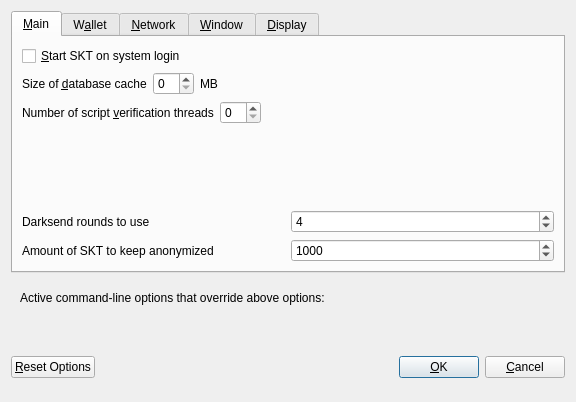
<?xml version="1.0" encoding="UTF-8"?>
<ui version="4.0">
 <class>OptionsDialog</class>
 <widget class="QDialog" name="OptionsDialog">
  <property name="geometry">
   <rect>
    <x>0</x>
    <y>0</y>
    <width>576</width>
    <height>402</height>
   </rect>
  </property>
  <property name="windowTitle">
   <string>Options</string>
  </property>
  <property name="modal">
   <bool>true</bool>
  </property>
  <layout class="QVBoxLayout" name="verticalLayout">
   <item>
    <widget class="QTabWidget" name="tabWidget">
     <property name="currentIndex">
      <number>0</number>
     </property>
     <widget class="QWidget" name="tabMain">
      <attribute name="title">
       <string>&amp;Main</string>
      </attribute>
      <layout class="QVBoxLayout" name="verticalLayout_Main">
       <item>
        <widget class="QCheckBox" name="bitcoinAtStartup">
         <property name="toolTip">
          <string>Automatically start SKT after logging in to the system.</string>
         </property>
         <property name="text">
          <string>&amp;Start SKT on system login</string>
         </property>
        </widget>
       </item>
       <item>
        <layout class="QHBoxLayout" name="horizontalLayout_2_Main">
         <item>
          <widget class="QLabel" name="databaseCacheLabel">
           <property name="text">
            <string>Size of &amp;database cache</string>
           </property>
           <property name="textFormat">
            <enum>Qt::PlainText</enum>
           </property>
           <property name="buddy">
            <cstring>databaseCache</cstring>
           </property>
          </widget>
         </item>
         <item>
          <widget class="QSpinBox" name="databaseCache"/>
         </item>
         <item>
          <widget class="QLabel" name="databaseCacheUnitLabel">
           <property name="text">
            <string>MB</string>
           </property>
           <property name="textFormat">
            <enum>Qt::PlainText</enum>
           </property>
          </widget>
         </item>
         <item>
          <spacer name="horizontalSpacer_2_Main">
           <property name="orientation">
            <enum>Qt::Horizontal</enum>
           </property>
           <property name="sizeHint" stdset="0">
            <size>
             <width>40</width>
             <height>20</height>
            </size>
           </property>
          </spacer>
         </item>
        </layout>
       </item>
       <item>
        <layout class="QHBoxLayout" name="horizontalLayout_3_Main">
         <item>
          <widget class="QLabel" name="threadsScriptVerifLabel">
           <property name="text">
            <string>Number of script &amp;verification threads</string>
           </property>
           <property name="textFormat">
            <enum>Qt::PlainText</enum>
           </property>
           <property name="buddy">
            <cstring>threadsScriptVerif</cstring>
           </property>
          </widget>
         </item>
         <item>
          <widget class="QSpinBox" name="threadsScriptVerif">
           <property name="toolTip">
            <string>(0 = auto, &lt;0 = leave that many cores free)</string>
           </property>
          </widget>
         </item>
         <item>
          <spacer name="horizontalSpacer_3_Main">
           <property name="orientation">
            <enum>Qt::Horizontal</enum>
           </property>
           <property name="sizeHint" stdset="0">
            <size>
             <width>40</width>
             <height>20</height>
            </size>
           </property>
          </spacer>
         </item>
        </layout>
       </item>
       <item>
        <spacer name="verticalSpacer_Main">
         <property name="orientation">
          <enum>Qt::Vertical</enum>
         </property>
         <property name="sizeHint" stdset="0">
          <size>
           <width>20</width>
           <height>40</height>
          </size>
         </property>
        </spacer>
       </item>
       <item>
        <layout class="QHBoxLayout" name="horizontalLayout_2_Main">
         <item>
          <widget class="QLabel" name="label">
           <property name="toolTip">
            <string>&lt;html&gt;&lt;head/&gt;&lt;body&gt;&lt;p&gt;This setting determines the amount of individual masternodes that an input will be anonymized through. More rounds of anonymization gives a higher degree of privacy, but also costs more in fees.&lt;/p&gt;&lt;/body&gt;&lt;/html&gt;</string>
           </property>
           <property name="text">
            <string>Darksend rounds to use</string>
           </property>
          </widget>
         </item>
         <item>
          <widget class="QSpinBox" name="darksendRounds">
           <property name="minimum">
            <number>2</number>
           </property>
           <property name="maximum">
            <number>8</number>
           </property>
           <property name="value">
            <number>4</number>
           </property>
          </widget>
         </item>
        </layout>
       </item>
       <item>
        <layout class="QHBoxLayout" name="horizontalLayout">
         <item>
          <widget class="QLabel" name="label_2">
           <property name="toolTip">
            <string>This amount acts as a threshold to turn off Darksend once it's reached.</string>
           </property>
           <property name="statusTip">
            <string notr="true"/>
           </property>
           <property name="whatsThis">
            <string notr="true"/>
           </property>
           <property name="accessibleName">
            <string notr="true"/>
           </property>
           <property name="accessibleDescription">
            <string notr="true"/>
           </property>
           <property name="text">
            <string>Amount of SKT to keep anonymized</string>
           </property>
          </widget>
         </item>
         <item>
          <widget class="QSpinBox" name="anonymizeDarkcoin">
           <property name="minimum">
            <number>2</number>
           </property>
           <property name="maximum">
            <number>2000</number>
           </property>
           <property name="singleStep">
            <number>10</number>
           </property>
           <property name="value">
            <number>1000</number>
           </property>
          </widget>
         </item>
        </layout>
       </item>
      </layout>
     </widget>
     <widget class="QWidget" name="tabWallet">
      <attribute name="title">
       <string>W&amp;allet</string>
      </attribute>
      <layout class="QVBoxLayout" name="verticalLayout_Wallet">
       <item>
        <widget class="QLabel" name="transactionFeeInfoLabel">
         <property name="text">
          <string>Optional transaction fee per kB that helps make sure your transactions are processed quickly. Most transactions are 1 kB.</string>
         </property>
         <property name="textFormat">
          <enum>Qt::PlainText</enum>
         </property>
         <property name="wordWrap">
          <bool>true</bool>
         </property>
        </widget>
       </item>
       <item>
        <layout class="QHBoxLayout" name="horizontalLayout_1_Wallet">
         <item>
          <widget class="QLabel" name="transactionFeeLabel">
           <property name="text">
            <string>Pay transaction &amp;fee</string>
           </property>
           <property name="textFormat">
            <enum>Qt::PlainText</enum>
           </property>
           <property name="buddy">
            <cstring>transactionFee</cstring>
           </property>
          </widget>
         </item>
         <item>
          <widget class="BitcoinAmountField" name="transactionFee"/>
         </item>
         <item>
          <spacer name="horizontalSpacer_1_Wallet">
           <property name="orientation">
            <enum>Qt::Horizontal</enum>
           </property>
           <property name="sizeHint" stdset="0">
            <size>
             <width>40</width>
             <height>20</height>
            </size>
           </property>
          </spacer>
         </item>
        </layout>
       </item>
       <item>
        <spacer name="verticalSpacer_Wallet">
         <property name="orientation">
          <enum>Qt::Vertical</enum>
         </property>
         <property name="sizeHint" stdset="0">
          <size>
           <width>20</width>
           <height>40</height>
          </size>
         </property>
        </spacer>
       </item>
       <item>
        <widget class="QGroupBox" name="groupBox">
         <property name="title">
          <string>Expert</string>
         </property>
         <layout class="QVBoxLayout" name="verticalLayout_2">
          <item>
           <widget class="QCheckBox" name="coinControlFeatures">
            <property name="toolTip">
             <string>Whether to show coin control features or not.</string>
            </property>
            <property name="text">
             <string>Enable coin &amp;control features</string>
            </property>
           </widget>
          </item>
          <item>
           <widget class="QCheckBox" name="spendZeroConfChange">
            <property name="toolTip">
             <string>If you disable the spending of unconfirmed change, the change from a transaction cannot be used until that transaction has at least one confirmation. This also affects how your balance is computed.</string>
            </property>
            <property name="text">
             <string>&amp;Spend unconfirmed change</string>
            </property>
           </widget>
          </item>
         </layout>
        </widget>
       </item>
      </layout>
     </widget>
     <widget class="QWidget" name="tabNetwork">
      <attribute name="title">
       <string>&amp;Network</string>
      </attribute>
      <layout class="QVBoxLayout" name="verticalLayout_Network">
       <item>
        <widget class="QCheckBox" name="mapPortUpnp">
         <property name="toolTip">
          <string>Automatically open the SKT client port on the router. This only works when your router supports UPnP and it is enabled.</string>
         </property>
         <property name="text">
          <string>Map port using &amp;UPnP</string>
         </property>
        </widget>
       </item>
       <item>
        <widget class="QCheckBox" name="connectSocks">
         <property name="toolTip">
          <string>Connect to the SKT network through a SOCKS proxy.</string>
         </property>
         <property name="text">
          <string>&amp;Connect through SOCKS proxy (default proxy):</string>
         </property>
        </widget>
       </item>
       <item>
        <layout class="QHBoxLayout" name="horizontalLayout_1_Network">
         <item>
          <widget class="QLabel" name="proxyIpLabel">
           <property name="text">
            <string>Proxy &amp;IP:</string>
           </property>
           <property name="textFormat">
            <enum>Qt::PlainText</enum>
           </property>
           <property name="buddy">
            <cstring>proxyIp</cstring>
           </property>
          </widget>
         </item>
         <item>
          <widget class="QValidatedLineEdit" name="proxyIp">
           <property name="minimumSize">
            <size>
             <width>140</width>
             <height>0</height>
            </size>
           </property>
           <property name="maximumSize">
            <size>
             <width>140</width>
             <height>16777215</height>
            </size>
           </property>
           <property name="toolTip">
            <string>IP address of the proxy (e.g. IPv4: 127.0.0.1 / IPv6: ::1)</string>
           </property>
          </widget>
         </item>
         <item>
          <widget class="QLabel" name="proxyPortLabel">
           <property name="text">
            <string>&amp;Port:</string>
           </property>
           <property name="textFormat">
            <enum>Qt::PlainText</enum>
           </property>
           <property name="buddy">
            <cstring>proxyPort</cstring>
           </property>
          </widget>
         </item>
         <item>
          <widget class="QLineEdit" name="proxyPort">
           <property name="minimumSize">
            <size>
             <width>55</width>
             <height>0</height>
            </size>
           </property>
           <property name="maximumSize">
            <size>
             <width>55</width>
             <height>16777215</height>
            </size>
           </property>
           <property name="toolTip">
            <string>Port of the proxy (e.g. 9050)</string>
           </property>
          </widget>
         </item>
         <item>
          <widget class="QLabel" name="socksVersionLabel">
           <property name="text">
            <string>SOCKS &amp;Version:</string>
           </property>
           <property name="textFormat">
            <enum>Qt::PlainText</enum>
           </property>
           <property name="buddy">
            <cstring>socksVersion</cstring>
           </property>
          </widget>
         </item>
         <item>
          <widget class="QValueComboBox" name="socksVersion">
           <property name="toolTip">
            <string>SOCKS version of the proxy (e.g. 5)</string>
           </property>
          </widget>
         </item>
         <item>
          <spacer name="horizontalSpacer_1_Network">
           <property name="orientation">
            <enum>Qt::Horizontal</enum>
           </property>
           <property name="sizeHint" stdset="0">
            <size>
             <width>40</width>
             <height>20</height>
            </size>
           </property>
          </spacer>
         </item>
        </layout>
       </item>
       <item>
        <spacer name="verticalSpacer_Network">
         <property name="orientation">
          <enum>Qt::Vertical</enum>
         </property>
         <property name="sizeHint" stdset="0">
          <size>
           <width>20</width>
           <height>40</height>
          </size>
         </property>
        </spacer>
       </item>
      </layout>
     </widget>
     <widget class="QWidget" name="tabWindow">
      <attribute name="title">
       <string>&amp;Window</string>
      </attribute>
      <layout class="QVBoxLayout" name="verticalLayout_Window">
       <item>
        <widget class="QCheckBox" name="minimizeToTray">
         <property name="toolTip">
          <string>Show only a tray icon after minimizing the window.</string>
         </property>
         <property name="text">
          <string>&amp;Minimize to the tray instead of the taskbar</string>
         </property>
        </widget>
       </item>
       <item>
        <widget class="QCheckBox" name="minimizeOnClose">
         <property name="toolTip">
          <string>Minimize instead of exit the application when the window is closed. When this option is enabled, the application will be closed only after selecting Quit in the menu.</string>
         </property>
         <property name="text">
          <string>M&amp;inimize on close</string>
         </property>
        </widget>
       </item>
       <item>
        <spacer name="verticalSpacer_Window">
         <property name="orientation">
          <enum>Qt::Vertical</enum>
         </property>
         <property name="sizeHint" stdset="0">
          <size>
           <width>20</width>
           <height>40</height>
          </size>
         </property>
        </spacer>
       </item>
      </layout>
     </widget>
     <widget class="QWidget" name="tabDisplay">
      <attribute name="title">
       <string>&amp;Display</string>
      </attribute>
      <layout class="QVBoxLayout" name="verticalLayout_Display">
       <item>
        <layout class="QHBoxLayout" name="horizontalLayout_1_Display">
         <item>
          <widget class="QLabel" name="langLabel">
           <property name="text">
            <string>User Interface &amp;language:</string>
           </property>
           <property name="textFormat">
            <enum>Qt::PlainText</enum>
           </property>
           <property name="buddy">
            <cstring>lang</cstring>
           </property>
          </widget>
         </item>
         <item>
          <widget class="QValueComboBox" name="lang">
           <property name="toolTip">
            <string>The user interface language can be set here. This setting will take effect after restarting SKT.</string>
           </property>
          </widget>
         </item>
        </layout>
       </item>
       <item>
        <widget class="QLabel" name="label_3">
         <property name="toolTip">
          <string notr="true"/>
         </property>
         <property name="statusTip">
          <string notr="true"/>
         </property>
         <property name="whatsThis">
          <string notr="true"/>
         </property>
         <property name="accessibleName">
          <string notr="true"/>
         </property>
         <property name="text">
          <string>Language missing or translation incomplete? Help contributing translations here:
https://www.transifex.com/projects/p/skt/</string>
         </property>
         <property name="wordWrap">
          <bool>true</bool>
         </property>
         <property name="openExternalLinks">
          <bool>true</bool>
         </property>
         <property name="textInteractionFlags">
          <set>Qt::TextBrowserInteraction</set>
	 </property>
	</widget>
	</item>
	<item>
        <layout class="QHBoxLayout" name="horizontalLayout_4_Display" stretch="0,0">
         <item>
          <widget class="QLabel" name="themeLabel">
           <property name="text">
            <string>User Interface Theme:</string>
           </property>
          </widget>
         </item>
         <item>
          <widget class="QValueComboBox" name="theme"/>
         </item>
        </layout>
       </item>
       <item>
        <widget class="Line" name="line">
         <property name="orientation">
          <enum>Qt::Horizontal</enum>
         </property>
        </widget>
       </item>
       <item>
        <layout class="QHBoxLayout" name="horizontalLayout_2_Display">
         <item>
          <widget class="QLabel" name="unitLabel">
           <property name="text">
            <string>&amp;Unit to show amounts in:</string>
           </property>
           <property name="textFormat">
            <enum>Qt::PlainText</enum>
           </property>
           <property name="buddy">
            <cstring>unit</cstring>
           </property>
          </widget>
         </item>
         <item>
          <widget class="QValueComboBox" name="unit">
           <property name="toolTip">
            <string>Choose the default subdivision unit to show in the interface and when sending coins.</string>
           </property>
          </widget>
         </item>
        </layout>
       </item>
       <item>
        <widget class="QCheckBox" name="displayAddresses">
         <property name="toolTip">
          <string>Whether to show SKT addresses in the transaction list or not.</string>
         </property>
         <property name="text">
          <string>&amp;Display addresses in transaction list</string>
         </property>
        </widget>
       </item>
       <item>
        <layout class="QHBoxLayout" name="horizontalLayout_3_Display">
         <item>
          <widget class="QLabel" name="thirdPartyTxUrlsLabel">
           <property name="toolTip">
            <string>Third party URLs (e.g. a block explorer) that appear in the transactions tab as context menu items. %s in the URL is replaced by transaction hash. Multiple URLs are separated by vertical bar |.</string>
           </property>
           <property name="text">
            <string>Third party transaction URLs</string>
           </property>
           <property name="buddy">
            <cstring>thirdPartyTxUrls</cstring>
           </property>
          </widget>
         </item>
         <item>
          <widget class="QLineEdit" name="thirdPartyTxUrls">
           <property name="toolTip">
            <string>Third party URLs (e.g. a block explorer) that appear in the transactions tab as context menu items. %s in the URL is replaced by transaction hash. Multiple URLs are separated by vertical bar |.</string>
           </property>
          </widget>
         </item>
        </layout>
       </item>
       <item>
        <spacer name="verticalSpacer">
         <property name="orientation">
          <enum>Qt::Vertical</enum>
         </property>
         <property name="sizeHint" stdset="0">
          <size>
           <width>20</width>
           <height>40</height>
          </size>
         </property>
        </spacer>
       </item>
      </layout>
     </widget>
    </widget>
   </item>
   <item>
    <widget class="QFrame" name="frame">
     <layout class="QVBoxLayout" name="verticalLayout_Bottom">
      <item>
       <layout class="QHBoxLayout" name="horizontalLayout_Bottom">
        <item>
         <widget class="QLabel" name="overriddenByCommandLineInfoLabel">
          <property name="text">
           <string>Active command-line options that override above options:</string>
          </property>
          <property name="textFormat">
           <enum>Qt::PlainText</enum>
          </property>
         </widget>
        </item>
        <item>
         <spacer name="horizontalSpacer_Bottom">
          <property name="orientation">
           <enum>Qt::Horizontal</enum>
          </property>
          <property name="sizeHint" stdset="0">
           <size>
            <width>40</width>
            <height>20</height>
           </size>
          </property>
         </spacer>
        </item>
       </layout>
      </item>
      <item>
       <widget class="QLabel" name="overriddenByCommandLineLabel">
        <property name="text">
         <string/>
        </property>
        <property name="textFormat">
         <enum>Qt::PlainText</enum>
        </property>
        <property name="wordWrap">
         <bool>true</bool>
        </property>
       </widget>
      </item>
     </layout>
    </widget>
   </item>
   <item>
    <layout class="QHBoxLayout" name="horizontalLayout_Buttons">
     <item>
      <widget class="QPushButton" name="resetButton">
       <property name="toolTip">
        <string>Reset all client options to default.</string>
       </property>
       <property name="text">
        <string>&amp;Reset Options</string>
       </property>
       <property name="autoDefault">
        <bool>false</bool>
       </property>
      </widget>
     </item>
     <item>
      <spacer name="horizontalSpacer_1">
       <property name="orientation">
        <enum>Qt::Horizontal</enum>
       </property>
       <property name="sizeHint" stdset="0">
        <size>
         <width>40</width>
         <height>48</height>
        </size>
       </property>
      </spacer>
     </item>
     <item>
      <widget class="QLabel" name="statusLabel">
       <property name="minimumSize">
        <size>
         <width>200</width>
         <height>0</height>
        </size>
       </property>
       <property name="font">
        <font>
         <weight>75</weight>
         <bold>true</bold>
        </font>
       </property>
       <property name="text">
        <string/>
       </property>
       <property name="textFormat">
        <enum>Qt::PlainText</enum>
       </property>
       <property name="wordWrap">
        <bool>true</bool>
       </property>
      </widget>
     </item>
     <item>
      <spacer name="horizontalSpacer_2">
       <property name="orientation">
        <enum>Qt::Horizontal</enum>
       </property>
       <property name="sizeHint" stdset="0">
        <size>
         <width>40</width>
         <height>48</height>
        </size>
       </property>
      </spacer>
     </item>
     <item>
      <widget class="QPushButton" name="okButton">
       <property name="text">
        <string>&amp;OK</string>
       </property>
      </widget>
     </item>
     <item>
      <widget class="QPushButton" name="cancelButton">
       <property name="text">
        <string>&amp;Cancel</string>
       </property>
       <property name="autoDefault">
        <bool>false</bool>
       </property>
      </widget>
     </item>
    </layout>
   </item>
  </layout>
 </widget>
 <customwidgets>
  <customwidget>
   <class>BitcoinAmountField</class>
   <extends>QLineEdit</extends>
   <header>bitcoinamountfield.h</header>
   <container>1</container>
  </customwidget>
  <customwidget>
   <class>QValidatedLineEdit</class>
   <extends>QLineEdit</extends>
   <header>qvalidatedlineedit.h</header>
  </customwidget>
  <customwidget>
   <class>QValueComboBox</class>
   <extends>QComboBox</extends>
   <header>qvaluecombobox.h</header>
  </customwidget>
 </customwidgets>
 <resources/>
 <connections/>
</ui>
